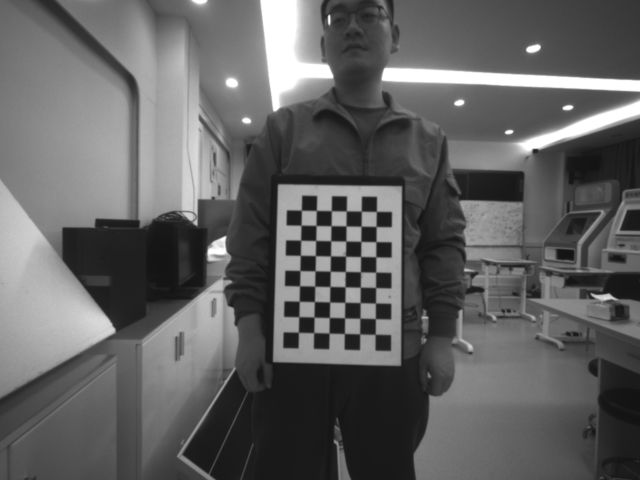
#> input picture data/6/imgR_0.png, 640 x 480 px; its folder holds 2 pictures in this run
$ python find_chassboard.py
#> lines starting #> are read from the running program, lines starting #| are printed output that depends on the picture
import numpy as np
import cv2
import glob
criteria = (cv2.TERM_CRITERIA_EPS + cv2.TERM_CRITERIA_MAX_ITER, 30, 0.01)
def load_image_points(left_dir, left_prefix, right_dir, right_prefix, image_format, square_size, width=9, height=6):
#> called with left_dir = 'data/6', left_prefix = 'imgL', right_dir = 'data/6', right_prefix = 'imgR', image_format = 'png', square_size = 0.35, width = 9, height = 6
    global image_size
    pattern_size = (width, height)  # Chessboard size!
    # prepare object points, like (0,0,0), (1,0,0), (2,0,0) ....,(8,6,0)
    objp = np.zeros((height * width, 3), np.float32)
    objp[:, :2] = np.mgrid[0:width, 0:height].T.reshape(-1, 2)

    objp = objp * square_size  # Create real world coords. Use your metric.

    # Arrays to store object points and image points from all the images.
    objpoints = []  # 3d point in real world space
    left_imgpoints = []  # 2d points in image plane.
    right_imgpoints = []  # 2d points in image plane.

    # Left directory path correction. Remove the last character if it is '/'
    if left_dir[-1:] == '/':
        left_dir = left_dir[:-1]

    # Right directory path correction. Remove the last character if it is '/'
    if right_dir[-1:] == '/':
        right_dir = right_dir[:-1]

    # Get images for left and right directory. Since we use prefix and formats, both image set can be in the same dir.
    left_images = glob.glob(left_dir + '/' + left_prefix + '*.' + image_format)
    right_images = glob.glob(right_dir + '/' + right_prefix + '*.' + image_format)

    # Images should be perfect pairs. Otherwise all the calibration will be false.
    # Be sure that first cam and second cam images are correctly prefixed and numbers are ordered as pairs.
    # Sort will fix the globs to make sure.
    left_images.sort()
    right_images.sort()

    pair_images = zip(left_images, right_images)  # Pair the images for single loop handling

    # Iterate through the pairs and find chessboard corners. Add them to arrays
    # If openCV can't find the corners in one image, we discard the pair.
    num = 0
    for left_im, right_im in pair_images:
        if num>1:
            continue
        num+=1
        # Right Object Points
        right = cv2.imread(right_im)
#> right is the input picture: shape (480, 640, 3); min 19, max 255, mean 97.5
        gray_right = cv2.cvtColor(right, cv2.COLOR_BGR2GRAY)
        # Find the chess board corners
        ret_right, corners_right = cv2.findChessboardCorners(gray_right, pattern_size,
                                                             cv2.CALIB_CB_ADAPTIVE_THRESH | cv2.CALIB_CB_FILTER_QUADS)
#> ret_right = True; corners_right = 54 rows, first 8: [298.4, 332.3], [298.7, 316.7], [299.3, 301.3], [299.6, 285.7], [299.8, 270.5], [300.3, 255.4], [300.7, 240.3], [301.1, 225.2]
        # Left Object Points
        left = cv2.imread(left_im)
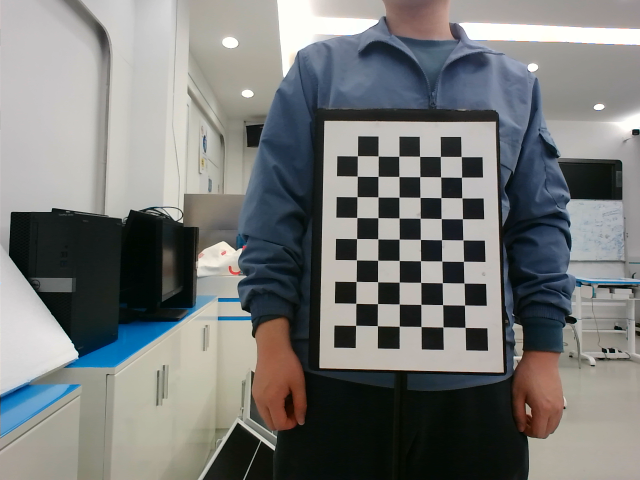
#> input picture data/6/imgL_0.png, 640 x 480 px
#> left is the input picture: shape (480, 640, 3); mean B, G, R 120.1, 121.5, 119.8
        gray_left = cv2.cvtColor(left, cv2.COLOR_BGR2GRAY)
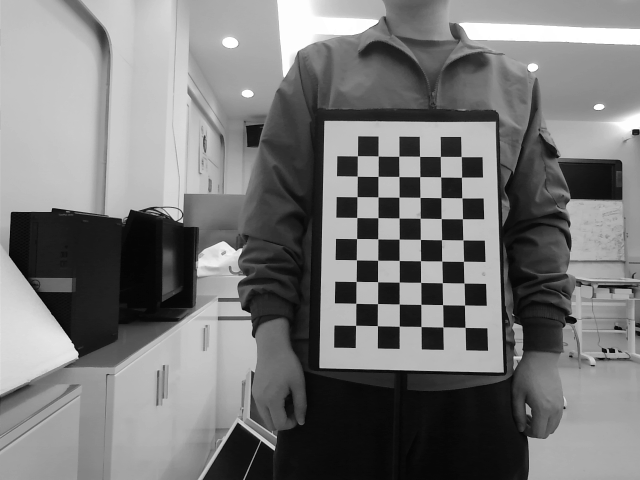
#> gray_left: shape (480, 640); min 4, max 255, mean 120.9

        # Find the chess board corners
        ret_left, corners_left = cv2.findChessboardCorners(gray_left, pattern_size,
                                                           cv2.CALIB_CB_ADAPTIVE_THRESH | cv2.CALIB_CB_FILTER_QUADS)
#> ret_left = True; corners_left = 54 rows, first 8: [355.5, 325.3], [355.8, 303.3], [356.2, 281.4], [356.4, 259.8], [356.6, 238.5], [356.7, 217.5], [357, 196.6], [357.2, 176.2]
        # corners_left.sort()
        # corners_right.sort()
        for i in range(len(corners_left)):

            left = cv2.circle(left,(int(corners_left[i][0][0]),int(corners_left[i][0][1])),radius=2, color=(0, 0, 255), thickness=-1)
            right = cv2.circle(right,(int(corners_right[i][0][0]),int(corners_right[i][0][1])),radius=2, color=(0, 255, 0), thickness=-1)
        # gray_left=cv2.drawChessboardCorners(gray_left,(9,6),corners_left,ret_left)
            cv2.imshow("t",np.hstack([left,right]))
            cv2.waitKey(0)
#> this loop made 54 passes
#> pass 1, in load_image_points, `cv2.imshow("t",np.hstack([left,right]))`:
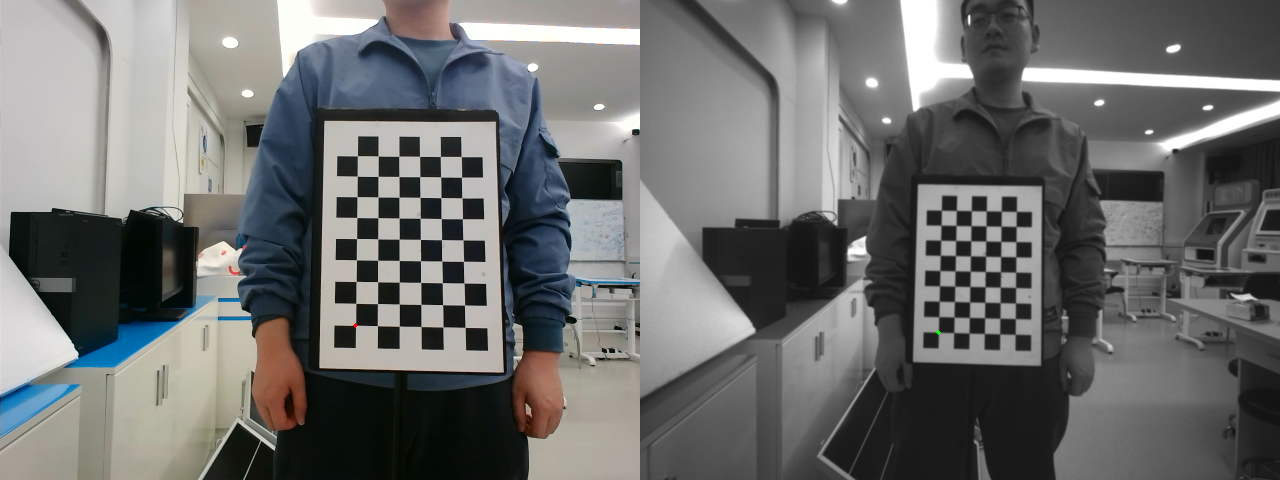
#> window 't': shape (480, 1280, 3); mean B, G, R 108.8, 109.5, 108.7
#> after the loop:
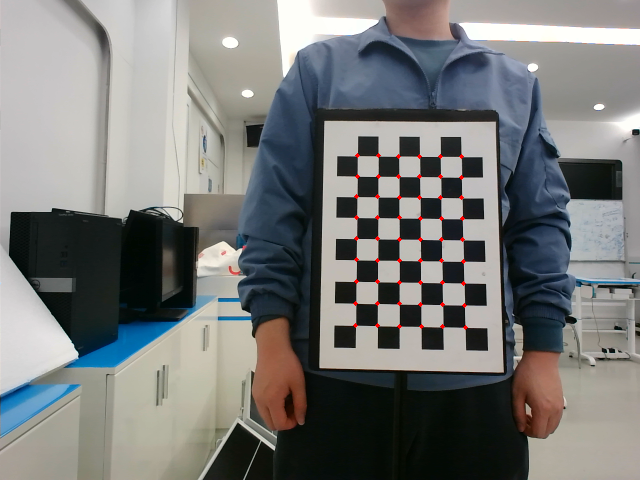
#> left: shape (480, 640, 3); mean B, G, R 119.8, 121.2, 120.2
#> after the loop:
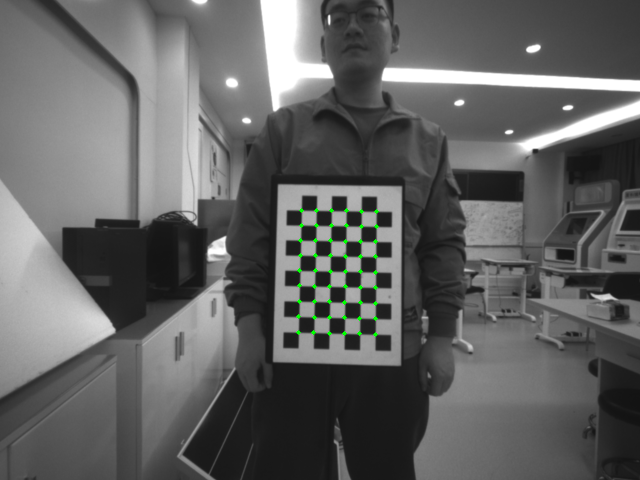
#> right: shape (480, 640, 3); mean B, G, R 97.3, 97.9, 97.3

        if ret_left and ret_right:  # If both image is okay. Otherwise we explain which pair has a problem and continue
            # Object points
            objpoints.append(objp)
            # Right points
            corners2_right = cv2.cornerSubPix(gray_right, corners_right, (5, 5), (-1, -1), criteria)
#> corners2_right = 54 rows, first 8: [298.4, 332.2], [298.8, 316.7], [299.2, 301.2], [299.6, 285.8], [299.9, 270.5], [300.4, 255.3], [300.7, 240.2], [301.1, 225.2]
            right_imgpoints.append(corners2_right)
            # Left points
            corners2_left = cv2.cornerSubPix(gray_left, corners_left, (5, 5), (-1, -1), criteria)
#> corners2_left = 54 rows, first 8: [355.6, 325.3], [355.8, 303.3], [356.2, 281.4], [356.4, 259.8], [356.6, 238.5], [356.7, 217.5], [357, 196.6], [357.3, 176.2]
            left_imgpoints.append(corners2_left)
            l_c = np.asanyarray(corners_left).reshape([54,2])
#> l_c = 54 pairs, first value 355.6 to 465, second value 155.8 to 327.4
            r_c = np.asanyarray(corners_right).reshape([54,2])
#> r_c = 54 pairs, first value 298.4 to 376.4, second value 210.2 to 334.3
            # [4 lines of commented-out code are left out]
            l_c = np.round(l_c)
#> l_c = 54 pairs, first value 356 to 465, second value 156 to 327
            r_c = np.round(r_c)
#> r_c = 54 pairs, first value 298 to 376, second value 210 to 334
            l_c = l_c.astype(np.int32)
            r_c = r_c.astype(np.int32)
            res_s = ""
            for i in range(54):
                res_s = res_s + f"{l_c[i][0]} {l_c[i][1]} {r_c[i][0]} {r_c[i][1]}\n"

            print(res_s)
#> (printed output is left out)
            open("data/6/match.txt",'w').write(res_s)
            # print(corners2_left[:][0],corners2_right[:][0])
        else:
            print("Chessboard couldn't detected. Image pair: ", left_im, " and ", right_im)
            continue

    # print(left_imgpoints[0][0][0])
    image_size = gray_right.shape  # If you have no acceptable pair, you may have an error here.
#> image_size = (480, 640)
    return [objpoints, left_imgpoints, right_imgpoints]

right_img_dir  = "data/6"
left_img_dir = "data/6"
load_image_points( left_img_dir, "imgL", right_img_dir,"imgR", "png", 0.35)
